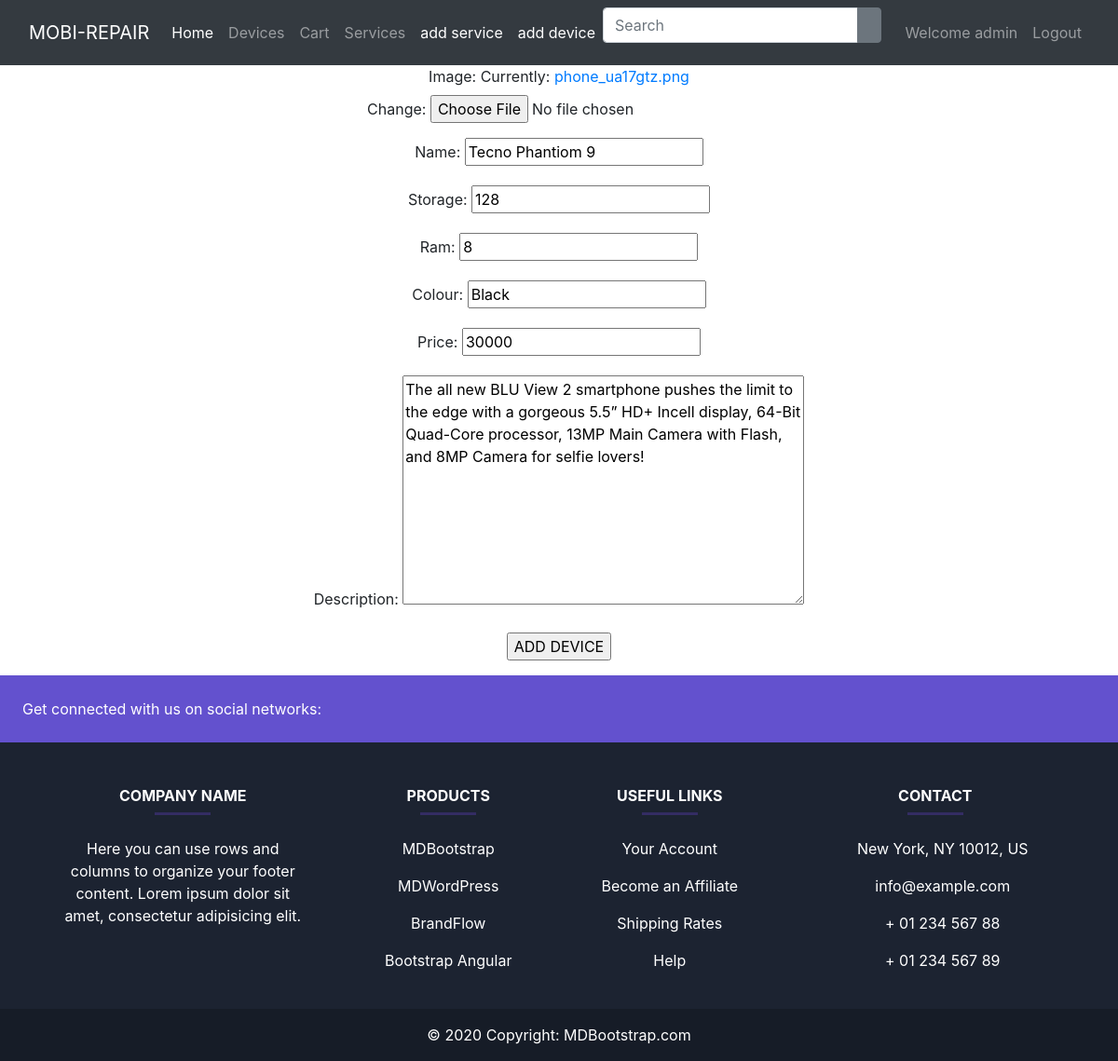
The app's page /update/12 (signed in) with its own data.
### base/models.py (models this page shows)
class Device(models.Model):
    image = models.ImageField()
    name = models.CharField(max_length=50)
    storage = models.IntegerField()
    ram = models.IntegerField()
    colour = models.CharField(max_length=20)
    price = models.IntegerField(blank=True, null=True)
    description = models.TextField()

### base/views.py (the view)
# urls.py: path('update/<deviceid>', views.update, name="update"),
def update(request, deviceid):
    device = Device.objects.get(pk=deviceid)
    form = DeviceForm(request.POST or None, instance=device)
    if request.POST == "POST":
        if form.is_valid():
            form.save()
            return redirect('/')
    context= {'form':form, 'device':device}
    return render (request, 'update.html', context)

### base/forms.py
class DeviceForm(ModelForm):
    class Meta:
        model = Device
        fields = "__all__"

### templates/update.html (shortened to what this page needs)
{% include 'navbar.html' %}
<form action="" method="POST" enctype="multipart/form-data" align="center">
    {{form.as_p}}
    <input type="submit" value="ADD DEVICE">
</form>
{% include 'footer.html' %}

### templates/navbar.html (shortened to what this page needs)
<link rel="stylesheet" href="https://cdn.jsdelivr.net/npm/bootstrap@4.3.1/dist/css/bootstrap.min.css">
<!DOCTYPE html>
<html lang="en">
<head>
<link href="https://cdn.jsdelivr.net/npm/bootstrap@5.0.2/dist/css/bootstrap.min.css" rel="stylesheet">
</head>
<body>
    <nav class="navbar sticky-top navbar-expand-lg navbar-dark bg-dark">
        <div class="container-fluid">
            <a href="{% url 'home' %}" class="navbar-brand">MOBI-REPAIR</a>
            <div class="collapse navbar-collapse" id="navbarCollapse">
                <div class="navbar-nav">
                    <a href="{% url 'home' %}" class="nav-item nav-link active">Home</a>
                    <a href="{% url 'device' %}" class="nav-item nav-link">Devices</a>
                    <a href="{% url 'cart' %}" class="nav-item nav-link">Cart {{ total_cart }}</a>
                    <a href="{% url 'service' %}" class="nav-item nav-link">Services</a>
                    {% if user.is_superuser %}
                    <a href="{% url 'addserv' %}" class="nav-item nav-link active">add service</a>
                    <a href="{% url 'adddev' %}" class="nav-item nav-link active">add device</a>
                    {% endif %}
                </div>
                <form class="d-flex">
                    <div class="input-group">
                        <input type="text" class="form-control" placeholder="Search">
                        <button type="button" class="btn btn-secondary"></button>
                    </div>
                </form>
                {% if user.is_authenticated %}
                <div class="navbar-nav ms-auto">
                    <a href="#" class="nav-item nav-link">Welcome {{request.user}}</a>
                    <a href="{% url 'logout' %}" class="nav-item nav-link">Logout</a>
                </div>
                {% else %}
                <div class="navbar-nav ms-auto">
                    <a href="{% url 'login' %}" class="nav-item nav-link">Login</a>
                    <a href="{% url 'register' %}" class="nav-item nav-link">Register</a>
                </div>
                {% endif %}
            </div>
        </div>
    </nav>
</body>
</html>

### records on screen
Device: name "Tecno Phantiom 9", storage "128", ram "8", colour "Black", price "30000", description "The all new BLU View 2 smartphone pushes the limit to the edge with a gorgeous 5.5” HD+ Incell display, 64-Bit Quad-Core processor, 13MP Main Camera with Flash, and 8MP Camera for selfie lovers!"

### other values on screen
{{ request.user }} "admin"
